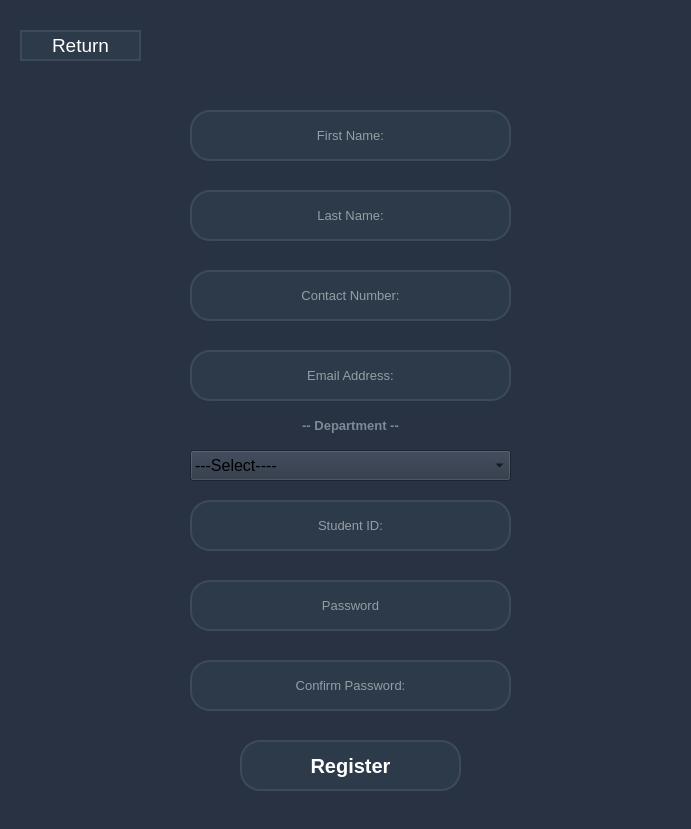
<?xml version="1.0" encoding="UTF-8"?>
<ui version="4.0">
 <class>Form_register</class>
 <widget class="QWidget" name="Form_register">
  <property name="geometry">
   <rect>
    <x>0</x>
    <y>0</y>
    <width>691</width>
    <height>829</height>
   </rect>
  </property>
  <property name="minimumSize">
   <size>
    <width>681</width>
    <height>716</height>
   </size>
  </property>
  <property name="windowTitle">
   <string>Form</string>
  </property>
  <property name="styleSheet">
   <string notr="true">QWidget {
	background-color: rgb(41, 50, 66);
}</string>
  </property>
  <widget class="QPushButton" name="button_createaccount">
   <property name="geometry">
    <rect>
     <x>240</x>
     <y>740</y>
     <width>221</width>
     <height>51</height>
    </rect>
   </property>
   <property name="font">
    <font>
     <pointsize>15</pointsize>
     <weight>75</weight>
     <bold>true</bold>
    </font>
   </property>
   <property name="styleSheet">
    <string notr="true">QPushButton{
	border: 2px solid rgb(60, 74, 89);
	border-radius: 20px;
	color: #FFF;
	padding: 0px 20px 0px 20px;
	background-color: rgb(44, 58, 73);
}

QPushButton:hover{
	border: 2px solid rgb(188, 202, 217);
}</string>
   </property>
   <property name="text">
    <string>Register</string>
   </property>
  </widget>
  <widget class="QPushButton" name="button_return_reg">
   <property name="geometry">
    <rect>
     <x>20</x>
     <y>30</y>
     <width>121</width>
     <height>31</height>
    </rect>
   </property>
   <property name="font">
    <font>
     <pointsize>14</pointsize>
    </font>
   </property>
   <property name="styleSheet">
    <string notr="true">QPushButton{
	border: 2px solid rgb(60, 74, 89);
	border-radius: 20px;
	color: #FFF;
	padding: 0px 20px 0px 20px;
	background-color: rgb(44, 58, 73);
}

QPushButton:hover{
	border: 2px solid rgb(188, 202, 217);
}</string>
   </property>
   <property name="text">
    <string>Return</string>
   </property>
  </widget>
  <widget class="QComboBox" name="combobox_department">
   <property name="geometry">
    <rect>
     <x>190</x>
     <y>450</y>
     <width>321</width>
     <height>31</height>
    </rect>
   </property>
   <property name="minimumSize">
    <size>
     <width>201</width>
     <height>31</height>
    </size>
   </property>
   <property name="font">
    <font>
     <pointsize>12</pointsize>
    </font>
   </property>
   <property name="layoutDirection">
    <enum>Qt::LeftToRight</enum>
   </property>
   <property name="styleSheet">
    <string notr="true">QPushButton{
	color: rgb(255, 238, 238);
	border: 2px solid rgb(60, 74, 89);
	border-radius: 20px;
	color: #FFF;
	padding: 0px 20px 0px 20px;
	background-color: rgb(44, 58, 73);
}

QPushButton:hover{
	border: 2px solid rgb(188, 202, 217);
}</string>
   </property>
   <property name="currentText">
    <string>---Select----</string>
   </property>
   <item>
    <property name="text">
     <string>---Select----</string>
    </property>
   </item>
   <item>
    <property name="text">
     <string>Information Technology</string>
    </property>
   </item>
   <item>
    <property name="text">
     <string>Computer Science</string>
    </property>
   </item>
   <item>
    <property name="text">
     <string>Information Systems</string>
    </property>
   </item>
  </widget>
  <widget class="QLineEdit" name="entry_firstname">
   <property name="geometry">
    <rect>
     <x>190</x>
     <y>110</y>
     <width>321</width>
     <height>51</height>
    </rect>
   </property>
   <property name="font">
    <font>
     <pointsize>10</pointsize>
    </font>
   </property>
   <property name="styleSheet">
    <string notr="true">QLineEdit{
	border: 2px solid rgb(60, 74, 89);
	border-radius: 20px;
	color: #FFF;
	padding: 0px 20px 0px 20px;
	background-color: rgb(44, 58, 73);
}

QLineEdit:hover{
	border: 2px solid rgb(188, 202, 217);
}

QLineEdit:focus{
	border: 2px solid rgb(156, 170, 185);
}</string>
   </property>
   <property name="text">
    <string/>
   </property>
   <property name="alignment">
    <set>Qt::AlignCenter</set>
   </property>
   <property name="placeholderText">
    <string>First Name:</string>
   </property>
  </widget>
  <widget class="QLineEdit" name="entry_lastname">
   <property name="geometry">
    <rect>
     <x>190</x>
     <y>190</y>
     <width>321</width>
     <height>51</height>
    </rect>
   </property>
   <property name="font">
    <font>
     <pointsize>10</pointsize>
    </font>
   </property>
   <property name="styleSheet">
    <string notr="true">QLineEdit{
	border: 2px solid rgb(60, 74, 89);
	border-radius: 20px;
	color: #FFF;
	padding: 0px 20px 0px 20px;
	background-color: rgb(44, 58, 73);
}

QLineEdit:hover{
	border: 2px solid rgb(188, 202, 217);
}

QLineEdit:focus{
	border: 2px solid rgb(156, 170, 185);
}</string>
   </property>
   <property name="text">
    <string/>
   </property>
   <property name="alignment">
    <set>Qt::AlignCenter</set>
   </property>
   <property name="placeholderText">
    <string>Last Name:</string>
   </property>
  </widget>
  <widget class="QLineEdit" name="entry_contactnumber">
   <property name="geometry">
    <rect>
     <x>190</x>
     <y>270</y>
     <width>321</width>
     <height>51</height>
    </rect>
   </property>
   <property name="font">
    <font>
     <pointsize>10</pointsize>
    </font>
   </property>
   <property name="styleSheet">
    <string notr="true">QLineEdit{
	border: 2px solid rgb(60, 74, 89);
	border-radius: 20px;
	color: #FFF;
	padding: 0px 20px 0px 20px;
	background-color: rgb(44, 58, 73);
}

QLineEdit:hover{
	border: 2px solid rgb(188, 202, 217);
}

QLineEdit:focus{
	border: 2px solid rgb(156, 170, 185);
}</string>
   </property>
   <property name="text">
    <string/>
   </property>
   <property name="alignment">
    <set>Qt::AlignCenter</set>
   </property>
   <property name="placeholderText">
    <string>Contact Number:</string>
   </property>
  </widget>
  <widget class="QLineEdit" name="entry_emailaddress">
   <property name="geometry">
    <rect>
     <x>190</x>
     <y>350</y>
     <width>321</width>
     <height>51</height>
    </rect>
   </property>
   <property name="font">
    <font>
     <pointsize>10</pointsize>
    </font>
   </property>
   <property name="styleSheet">
    <string notr="true">QLineEdit{
	border: 2px solid rgb(60, 74, 89);
	border-radius: 20px;
	color: #FFF;
	padding: 0px 20px 0px 20px;
	background-color: rgb(44, 58, 73);
}

QLineEdit:hover{
	border: 2px solid rgb(188, 202, 217);
}

QLineEdit:focus{
	border: 2px solid rgb(156, 170, 185);
}</string>
   </property>
   <property name="text">
    <string/>
   </property>
   <property name="alignment">
    <set>Qt::AlignCenter</set>
   </property>
   <property name="placeholderText">
    <string>Email Address:</string>
   </property>
  </widget>
  <widget class="QLineEdit" name="entry_username">
   <property name="geometry">
    <rect>
     <x>190</x>
     <y>500</y>
     <width>321</width>
     <height>51</height>
    </rect>
   </property>
   <property name="font">
    <font>
     <pointsize>10</pointsize>
    </font>
   </property>
   <property name="styleSheet">
    <string notr="true">QLineEdit{
	border: 2px solid rgb(60, 74, 89);
	border-radius: 20px;
	color: #FFF;
	padding: 0px 20px 0px 20px;
	background-color: rgb(44, 58, 73);
}

QLineEdit:hover{
	border: 2px solid rgb(188, 202, 217);
}

QLineEdit:focus{
	border: 2px solid rgb(156, 170, 185);
}</string>
   </property>
   <property name="text">
    <string/>
   </property>
   <property name="alignment">
    <set>Qt::AlignCenter</set>
   </property>
   <property name="placeholderText">
    <string>Student ID:</string>
   </property>
  </widget>
  <widget class="QLineEdit" name="entry_password">
   <property name="geometry">
    <rect>
     <x>190</x>
     <y>580</y>
     <width>321</width>
     <height>51</height>
    </rect>
   </property>
   <property name="font">
    <font>
     <pointsize>10</pointsize>
    </font>
   </property>
   <property name="styleSheet">
    <string notr="true">QLineEdit{
	border: 2px solid rgb(60, 74, 89);
	border-radius: 20px;
	color: #FFF;
	padding: 0px 20px 0px 20px;
	background-color: rgb(44, 58, 73);
}

QLineEdit:hover{
	border: 2px solid rgb(188, 202, 217);
}

QLineEdit:focus{
	border: 2px solid rgb(156, 170, 185);
}</string>
   </property>
   <property name="text">
    <string/>
   </property>
   <property name="alignment">
    <set>Qt::AlignCenter</set>
   </property>
   <property name="placeholderText">
    <string>Password</string>
   </property>
  </widget>
  <widget class="QLineEdit" name="entry_confirmpassword">
   <property name="geometry">
    <rect>
     <x>190</x>
     <y>660</y>
     <width>321</width>
     <height>51</height>
    </rect>
   </property>
   <property name="font">
    <font>
     <pointsize>10</pointsize>
    </font>
   </property>
   <property name="styleSheet">
    <string notr="true">QLineEdit{
	border: 2px solid rgb(60, 74, 89);
	border-radius: 20px;
	color: #FFF;
	padding: 0px 20px 0px 20px;
	background-color: rgb(44, 58, 73);
}

QLineEdit:hover{
	border: 2px solid rgb(188, 202, 217);
}

QLineEdit:focus{
	border: 2px solid rgb(156, 170, 185);
}</string>
   </property>
   <property name="text">
    <string/>
   </property>
   <property name="alignment">
    <set>Qt::AlignCenter</set>
   </property>
   <property name="placeholderText">
    <string>Confirm Password:</string>
   </property>
  </widget>
  <widget class="QLabel" name="label">
   <property name="geometry">
    <rect>
     <x>200</x>
     <y>410</y>
     <width>301</width>
     <height>31</height>
    </rect>
   </property>
   <property name="font">
    <font>
     <pointsize>10</pointsize>
     <weight>75</weight>
     <bold>true</bold>
    </font>
   </property>
   <property name="styleSheet">
    <string notr="true">color: rgb(123, 138, 149);</string>
   </property>
   <property name="text">
    <string>-- Department --</string>
   </property>
   <property name="alignment">
    <set>Qt::AlignCenter</set>
   </property>
  </widget>
 </widget>
 <resources/>
 <connections/>
</ui>
